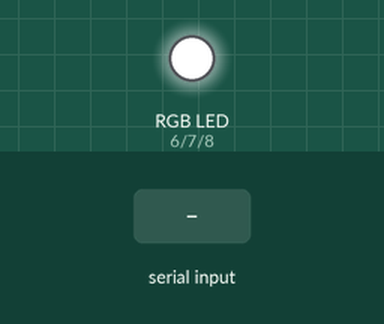
Simulated run of this sketch. Board: Arduino Uno, built with avr-gcc and run on an emulated ATmega328P. Parts: an RGB LED mixed from three pins (HIGH = lit). Inputs (shaded band) come from the test bench.

Above: at 1.2 s.
1.3 s: "1" received over Serial
At 1.8 s:
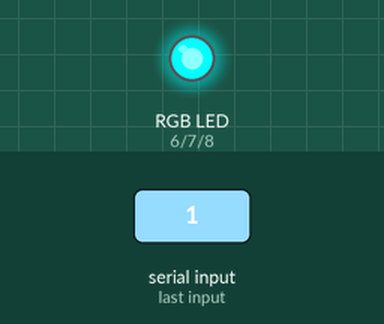
2.8 s: "3" received over Serial
At 4.0 s:
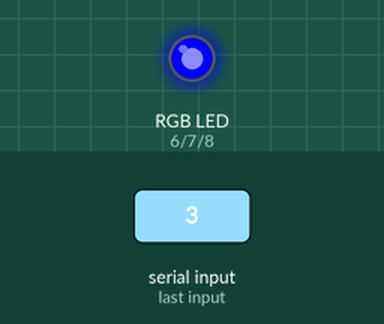
4.3 s: "2" received over Serial
At 5.3 s:
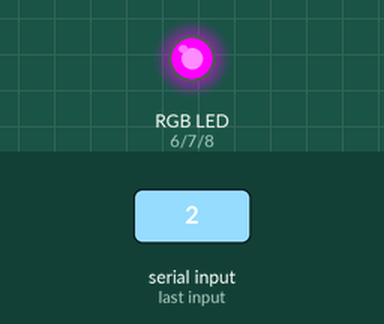
5.8 s: "5" received over Serial
At 6.4 s:
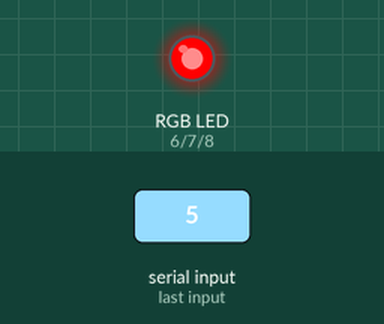
7.3 s: "4" received over Serial
At 8.5 s:
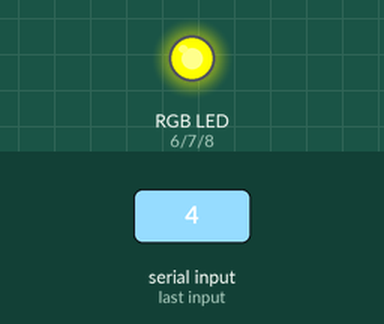
8.8 s: "6" received over Serial
At 9.9 s:
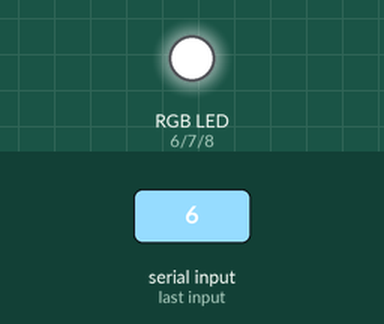
Timing chart, 0 to 11.3 s (numbered marks = the images above; inputs shaded):
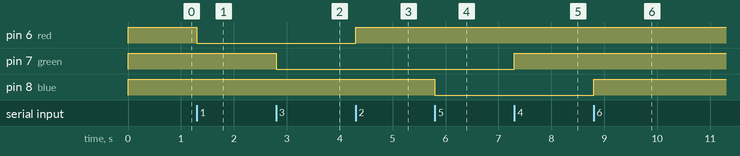

Measured:
- after the input at 1.3 s, pin 6 (red): HIGH → LOW at once
- after the input at 2.8 s, pin 7 (green): HIGH → LOW at once
- after the input at 4.3 s, pin 6 (red): LOW → HIGH at once
- after the input at 5.8 s, pin 8 (blue): HIGH → LOW at once
- after the input at 7.3 s, pin 7 (green): LOW → HIGH at once
- after the input at 8.8 s, pin 8 (blue): LOW → HIGH at once

The sketch:

ARduinoRGB.ino
```cpp
void setup()
{
  // declare the serial comm at 9600 baud rate
  Serial.begin(9600);

  // output pins
  pinMode(6, OUTPUT); // red
  pinMode(7, OUTPUT); // green
  pinMode(8, OUTPUT); // blue
  digitalWrite(6, HIGH);
  digitalWrite(7, HIGH);
  digitalWrite(8, HIGH);
}

void loop()
{
  // call the returned value from GetFromSerial() function
  switch(GetFromSerial())
  {
  case '1':
    digitalWrite(6, LOW);
    break;
  case '2':
    digitalWrite(6, HIGH);
    break;
  case '3':
    digitalWrite(7, LOW);
    break;
  case '4':
    digitalWrite(7, HIGH);
    break;
  case '5':
    digitalWrite(8, LOW);
    break;
  case '6':
    digitalWrite(8, HIGH);
    break;
  }
}

// read the serial port
int GetFromSerial()
{
  while (Serial.available()<=0) {
  }
  return Serial.read();
}
```
